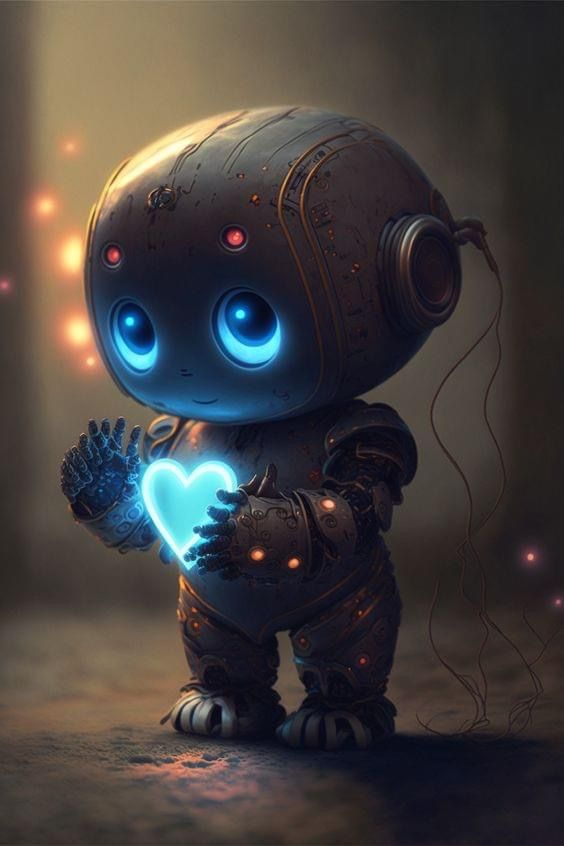
#> input picture sec_5/robot.jpg, 564 x 846 px
$ python inversion_img.py
#> lines starting #> are read from the running program, lines starting #| are printed output that depends on the picture
import cv2
from matplotlib import pyplot as plt

gray_img = cv2.imread('robot.jpg', 0)
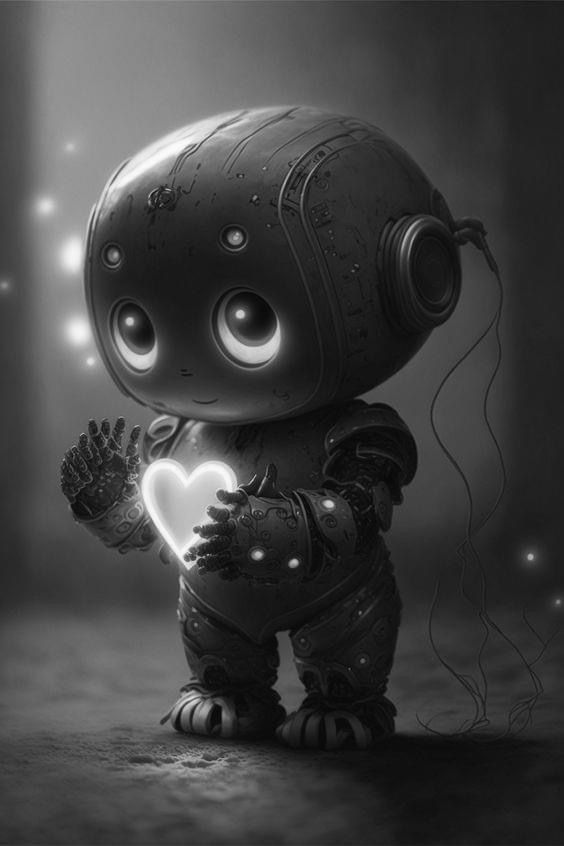
#> gray_img: shape (846, 564); min 3, max 254, mean 65.2

inv_img1 = 255 - gray_img
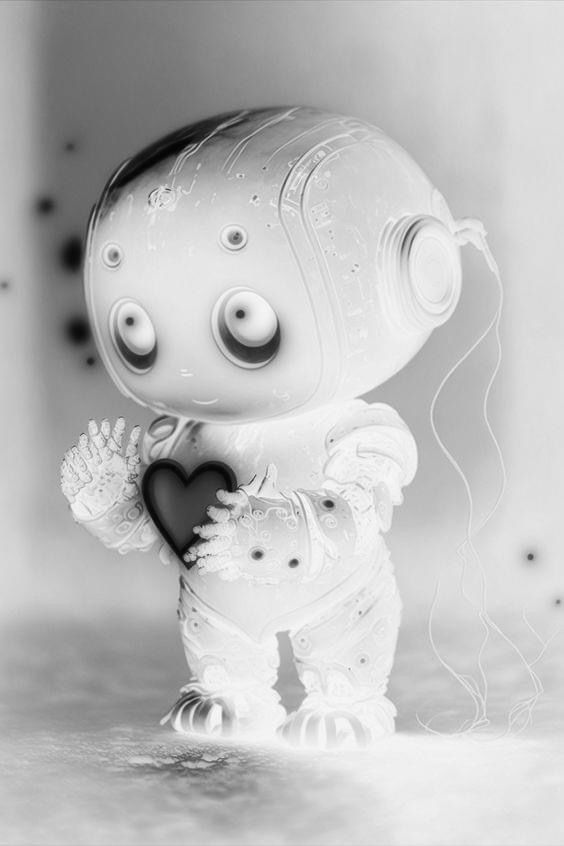
#> inv_img1: shape (846, 564); min 1, max 252, mean 189.8
inv_img2 = cv2.bitwise_not(gray_img)

plt.subplot(1, 3, 1)
plt.imshow(gray_img, cmap='gray')
plt.title('gray img')

plt.subplot(1, 3, 2)
plt.imshow(inv_img1, cmap='gray')
plt.title('inv_img1')

plt.subplot(1, 3, 3)
plt.imshow(inv_img2, cmap='gray')
plt.title('inv_img2')

plt.show()
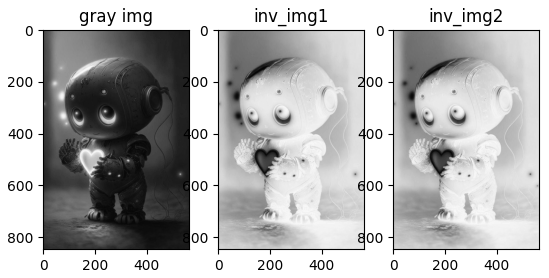
#> figure drawn by matplotlib, 3 panels
cv2.waitKey()
cv2.destroyAllWindows()
